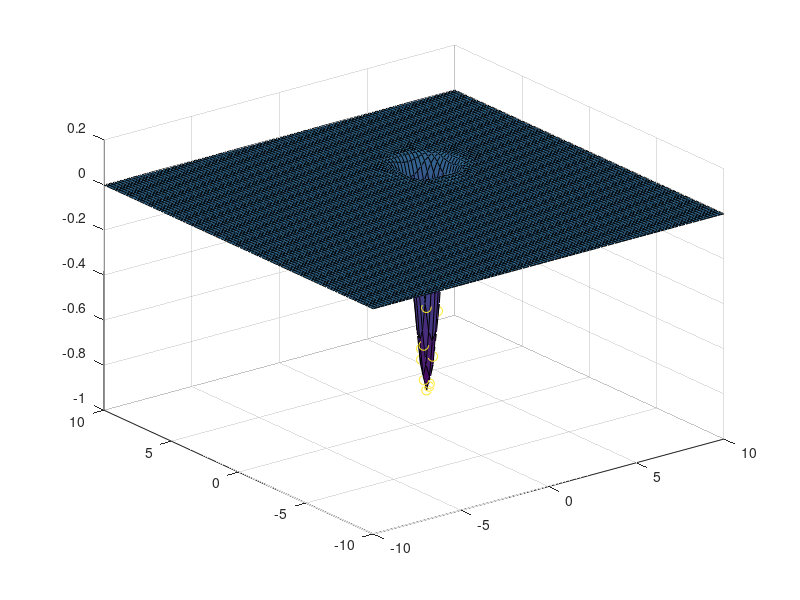

Reproduce this figure in MATLAB.
%% f = @(x, y) 100*(y - x^2)^2 + (1 - x)^2;
%% f = @(x,y) 1- (1 - sin(sqrt(x**2 + y**2))**2)/(1+0.001*(x**2 + y**2));
f = @(x,y) -cos(x)*cos(y)*exp(-((x-pi)^2 + (y-pi)^2));

n=100;            %% Numero de partiulas
momentum = 0.7;   %% Momento de inercia
lambda1 = 1;
lambda2 = 1;
max_cont = 100;
cont = 0;

%% limites da funcao
l = 10;    %% +- 10 em x
h = 10;    %% +- 10 em Y

%% Gera as particulas
%% As particulas sao montadas na matriz da seguinte forma
%% [posicao X, posicao Y, lbest X, lbest Y, velocidade X, velocidade Y]
p = [];

%% plot
X = linspace(-l,l,100);
Y = linspace(-h,h,100);
fig = figure();

[xplot, yplot] = meshgrid(X,Y);

zplot = -cos(xplot).*cos(yplot).*exp(-((xplot-pi).^2 + (yplot-pi).^2));

surf(xplot, yplot, zplot);

hold on;

for a=1:n
  p(a,1) = -l + rand*2*l;
  p(a,2) = -h + rand*2*h;
  p(a,3) = p(a,1);
  p(a,4) = p(a,2);
  p(a,5) = 0;
  p(a,6) = 0;
end

%% Encontra o melhor ponto inicial
gbest = [0,0,10000];
for i=1:n
    if f(p(i,1),p(i,2)) < gbest(3)
      gbest(1) = p(i,1);
      gbest(2) = p(i,2);
      gbest(3) = f(p(i,1),p(i,2));
    end  
end

while cont < max_cont
  cont = cont+1;
  %%  calcula a proxima posicao e velocidade de cada particula
  for a=1:n
    aux = [];
    %% Proxima posicao
    aux(1) = p(a,1) + p(a,5);   %% X
    aux(2) = p(a,2) + p(a,6);   %% Y

    if aux(1) > l
      aux(1) = l;
    end
    
    if aux(1) < -l
      aux(1) = -l;
    end
    
    if aux(2) > h
      aux(2) = h;
    end
    
    if aux(2) < -h
      aux(2) = h;
    end
    
    %% Proxima velocidade
    aux(3) = momentum*p(a,5) + lambda1*rand*(p(a,3) - p(a,1)) + lambda2*rand*(gbest(1) - p(a,1));
    aux(4) = momentum*p(a,6) + lambda1*rand*(p(a,4) - p(a,2)) + lambda2*rand*(gbest(2) - p(a,2));
    
    p(a,1) = aux(1);
    p(a,2) = aux(2);
    p(a,5) = aux(3);
    p(a,6) = aux(4);
    
    %% Verifica se ha um novo local_best
    if f(aux(1),aux(2)) < f(p(a,3),p(a,4))
      p(a,3) = aux(1);
      p(a,4) = aux(2);
    end
  end
  
  %% Verifica se ha um novo global_best 
  for i=1:n
    if f(p(i,1),p(i,2)) < gbest(3)
      gbest(1) = p(i,1);
      gbest(2) = p(i,2);
      gbest(3) = f(p(i,1),p(i,2));
      cont = 0;
      
      %% Plot
      scatter3(gbest(1), gbest(2), gbest(3),50, 2);
      hold on;
    end  
  end
end

  disp("valor minimo aproximado: ")
  disp(gbest(3))
  disp("Se encontra em (x,y): ")
  disp([gbest(1) gbest(2)])